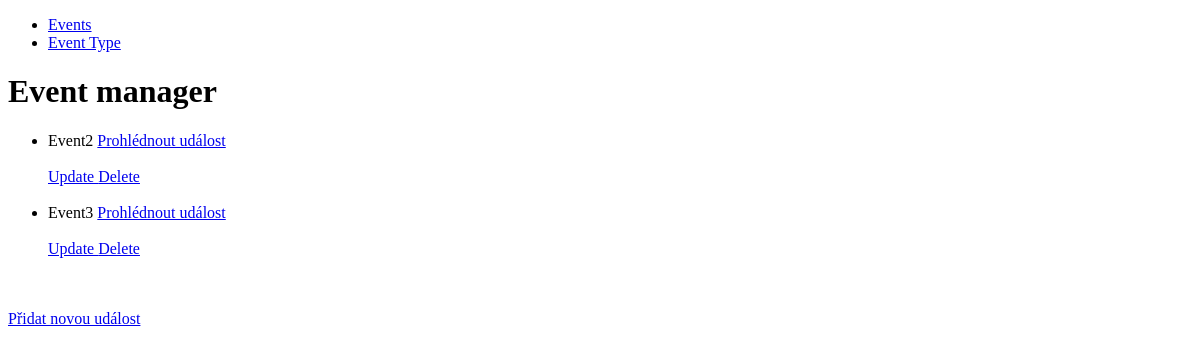
The app's page /main_page/, older data.
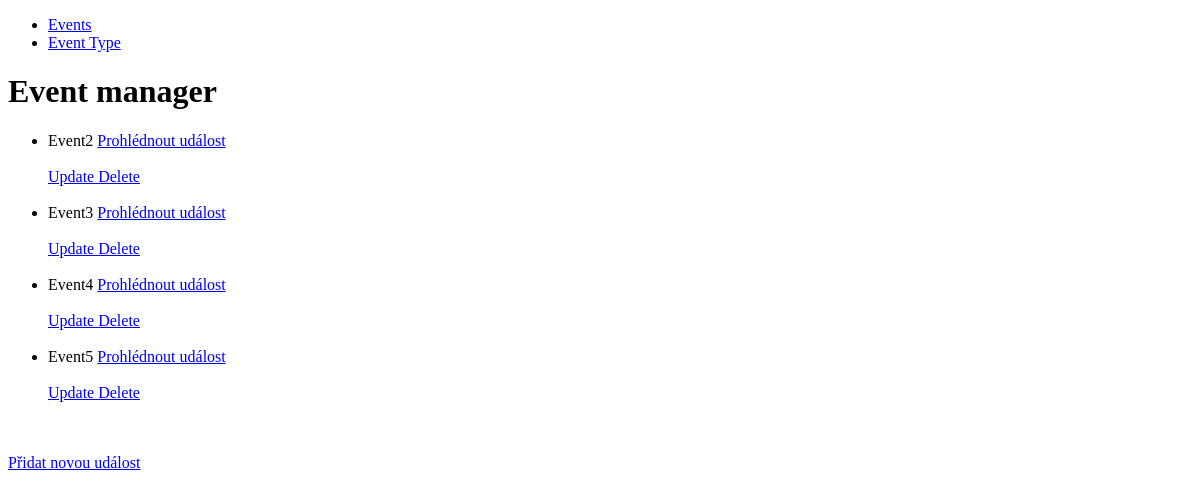
The same page, newer data.
### viewer/models.py (models this page shows)
class Event(Model):
  name = CharField(max_length=128)

### viewer/views.py (the view)
# urls.py: path('main_page/', EventsView.as_view()),
class EventsView(TemplateView):
  template_name = 'main_page.html'
  extra_context = {'events': Event.objects.all()}

### viewer/templates/main_page.html (shortened to what this page needs)
{% extends "base.html" %}
{% block content %}
<h1>Event manager</h1>
<ul>
    {% for event in events %}
      <li>
        {{ event.name }}
        <a href="/detail/{{event.pk}}" class="button">
            Prohlédnout událost
        </a>
          <br><br>
          <a href="{% url 'event_update' event.pk %}"> Update </a>
          <a href="{% url 'event_delete' event.pk %}"> Delete </a>
          <br><br>
      </li>
    {% endfor %}
</ul>
<br>
<a href="{% url 'event_create' %}" class="button">
           Přidat novou událost
</a>
{% endblock %}

### viewer/templates/base.html (shortened to what this page needs)
<!DOCTYPE html>
<html lang="en">
  <head>
  </head>
<body>
    <nav>
        <ul>
            <li><a href="{% url 'main_page' %}">Events</a></li>
            <li><a href="{% url 'types' %}">Event Type</a></li>
        </ul>
    </nav>
    <div>
        {% block content %}{% endblock %}
    </div>
</body>
</html>

Row changes from the older to the newer data that the page shows:
added Event: name "Event4"
added Event: name "Event5"
